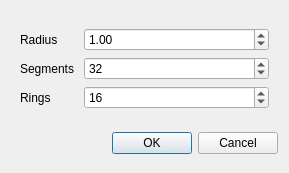
<?xml version="1.0" encoding="UTF-8"?>
<ui version="4.0">
 <class>SphereDialog</class>
 <widget class="QDialog" name="SphereDialog">
  <property name="geometry">
   <rect>
    <x>0</x>
    <y>0</y>
    <width>289</width>
    <height>173</height>
   </rect>
  </property>
  <property name="sizePolicy">
   <sizepolicy hsizetype="Maximum" vsizetype="Minimum">
    <horstretch>0</horstretch>
    <verstretch>0</verstretch>
   </sizepolicy>
  </property>
  <property name="windowTitle">
   <string>Dialog</string>
  </property>
  <layout class="QVBoxLayout" name="verticalLayout">
   <item>
    <widget class="QWidget" name="widget" native="true">
     <property name="sizePolicy">
      <sizepolicy hsizetype="Preferred" vsizetype="Maximum">
       <horstretch>0</horstretch>
       <verstretch>0</verstretch>
      </sizepolicy>
     </property>
     <layout class="QFormLayout" name="formLayout">
      <item row="0" column="1">
       <widget class="QDoubleSpinBox" name="radiusSpinBox">
        <property name="sizePolicy">
         <sizepolicy hsizetype="Preferred" vsizetype="Fixed">
          <horstretch>0</horstretch>
          <verstretch>0</verstretch>
         </sizepolicy>
        </property>
        <property name="showGroupSeparator" stdset="0">
         <bool>false</bool>
        </property>
        <property name="minimum">
         <double>0.010000000000000</double>
        </property>
        <property name="maximum">
         <double>100.000000000000000</double>
        </property>
        <property name="value">
         <double>1.000000000000000</double>
        </property>
       </widget>
      </item>
      <item row="0" column="0">
       <widget class="QLabel" name="radiusLabel">
        <property name="text">
         <string>Radius </string>
        </property>
       </widget>
      </item>
      <item row="1" column="0">
       <widget class="QLabel" name="segmentsLabel">
        <property name="text">
         <string>Segments </string>
        </property>
       </widget>
      </item>
      <item row="2" column="0">
       <widget class="QLabel" name="ringsLabel">
        <property name="text">
         <string>Rings </string>
        </property>
       </widget>
      </item>
      <item row="1" column="1">
       <widget class="QSpinBox" name="segmentsSpinBox">
        <property name="minimum">
         <number>3</number>
        </property>
        <property name="maximum">
         <number>1024</number>
        </property>
        <property name="value">
         <number>32</number>
        </property>
       </widget>
      </item>
      <item row="2" column="1">
       <widget class="QSpinBox" name="ringsSpinBox">
        <property name="minimum">
         <number>1</number>
        </property>
        <property name="maximum">
         <number>512</number>
        </property>
        <property name="value">
         <number>16</number>
        </property>
       </widget>
      </item>
     </layout>
    </widget>
   </item>
   <item>
    <widget class="QDialogButtonBox" name="buttonBox">
     <property name="sizePolicy">
      <sizepolicy hsizetype="MinimumExpanding" vsizetype="Fixed">
       <horstretch>0</horstretch>
       <verstretch>0</verstretch>
      </sizepolicy>
     </property>
     <property name="orientation">
      <enum>Qt::Horizontal</enum>
     </property>
     <property name="standardButtons">
      <set>QDialogButtonBox::Cancel|QDialogButtonBox::Ok</set>
     </property>
     <property name="centerButtons">
      <bool>false</bool>
     </property>
    </widget>
   </item>
  </layout>
 </widget>
 <resources/>
 <connections>
  <connection>
   <sender>buttonBox</sender>
   <signal>accepted()</signal>
   <receiver>SphereDialog</receiver>
   <slot>accept()</slot>
   <hints>
    <hint type="sourcelabel">
     <x>248</x>
     <y>254</y>
    </hint>
    <hint type="destinationlabel">
     <x>157</x>
     <y>274</y>
    </hint>
   </hints>
  </connection>
  <connection>
   <sender>buttonBox</sender>
   <signal>rejected()</signal>
   <receiver>SphereDialog</receiver>
   <slot>reject()</slot>
   <hints>
    <hint type="sourcelabel">
     <x>316</x>
     <y>260</y>
    </hint>
    <hint type="destinationlabel">
     <x>286</x>
     <y>274</y>
    </hint>
   </hints>
  </connection>
 </connections>
</ui>
